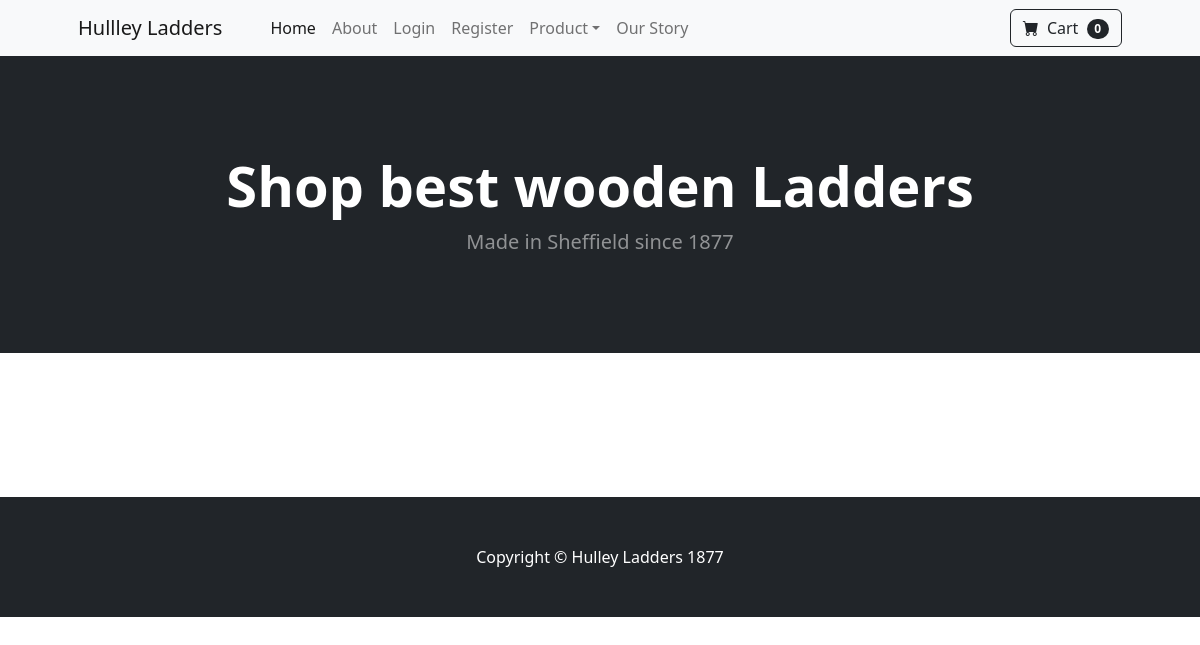
/, run on an earlier commit of the app's database.
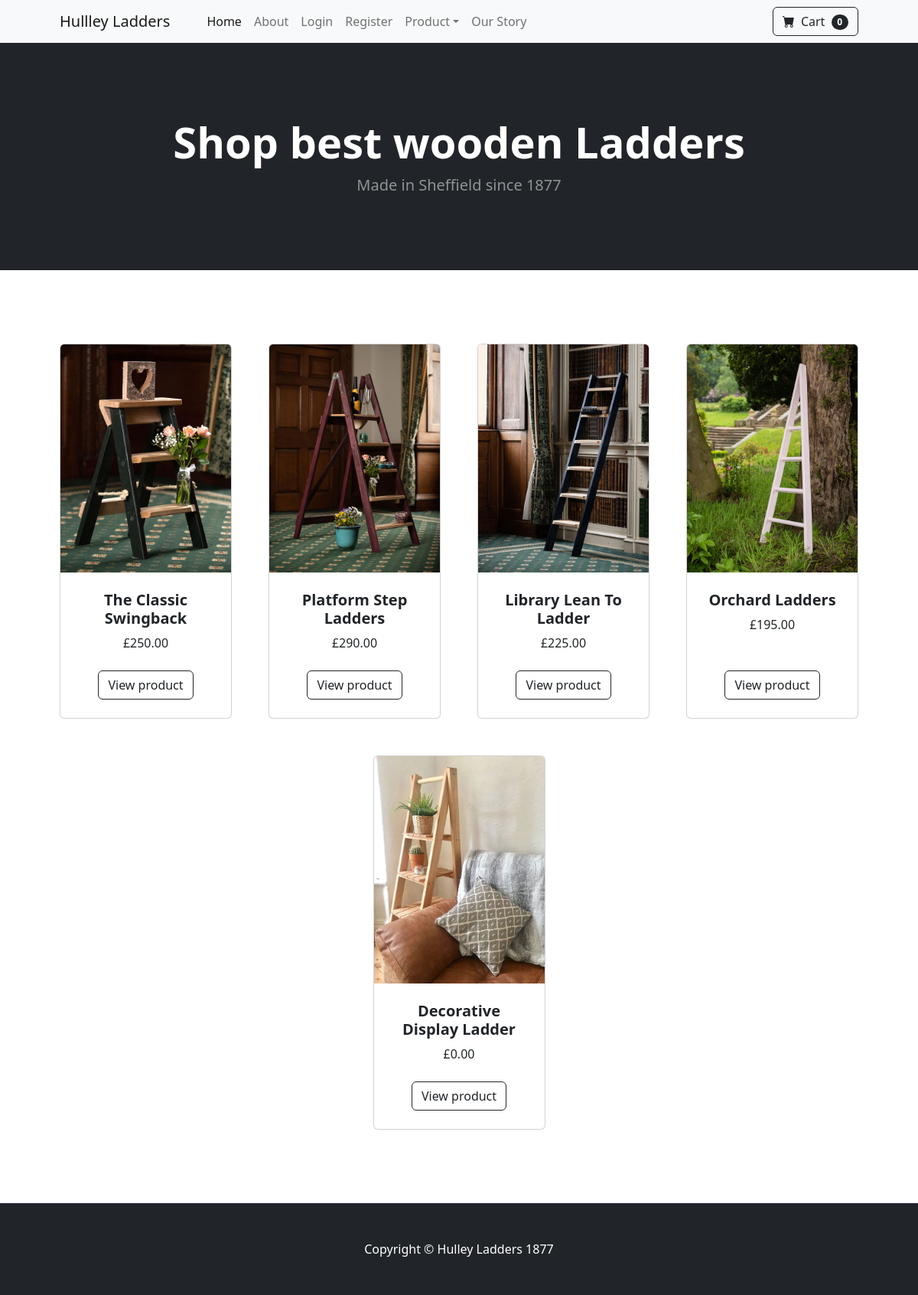
And on a later commit of the database.
### Products/models/product.py (models this page shows, shortened)
class Product(models.Model):
    name = models.CharField(max_length=100)
    slug = models.SlugField(max_length=100, blank=True, unique=True)
    category = models.ForeignKey(Category, on_delete=models.CASCADE, default=1)
    description = models.TextField(blank=True, null=True)
    base_price = models.DecimalField(default=0, max_digits=6, decimal_places=2)
    image = models.ImageField(upload_to='uploads/products/')
    available = models.BooleanField(default=True)

### Accounts/views/homeview.py (the view)
# urls.py: path('', HomePageView.as_view(), name="home"),
class HomePageView(ListView):
    model = Product
    template_name= "home.html"
    context_object_name = "products"
    def get_queryset(self):
        return Product.objects.filter(available=True)[:6]

### templates/home.html
{% extends 'base.html' %}
{% block content %}
<header class="bg-dark py-5">
    <div class="container px-4 px-lg-5 my-5">
        <div class="text-center text-white">
            <h1 class="display-4 fw-bolder">Shop best wooden Ladders</h1>
            <p class="lead fw-normal text-white-50 mb-0">Made in Sheffield since 1877</p>
        </div>
    </div>
</header>
<section class="py-5">
    <div class="container px-4 px-lg-5 mt-5">
        <div class="row gx-4 gx-lg-5 row-cols-2 row-cols-md-3 row-cols-xl-4 justify-content-center">
            {% for product in products %}
            <div class="col mb-5">
                <div class="card h-100">
                    <img class="card-img-top" src="{{product.image.url}}" alt="..." />
                    <div class="card-body p-4">
                        <div class="text-center">
                            <h5 class="fw-bolder">{{product.name}}</h5>
                            £{{product.base_price}}
                        </div>
                    </div>
                    <div class="card-footer p-4 pt-0 border-top-0 bg-transparent">
                        <div class="text-center"><a class="btn btn-outline-dark mt-auto"
                                href="{% url 'product' product.slug %}">View product</a>
                        </div>
                    </div>
                </div>
            </div>
            {% endfor %}
        </div>
    </div>
</section>
{% endblock %}

### templates/base.html (shortened to what this page needs)
{% load static %}
<!DOCTYPE html>
<html lang="en">
<head>
    <link href="https://cdn.jsdelivr.net/npm/bootstrap-icons@1.5.0/font/bootstrap-icons.css" rel="stylesheet" />
    <link href="{% static 'css/styles.css' %}" rel="stylesheet" />
</head>
<body>
    {% include 'navbar.html' %}
    {% block content %}
    {% endblock %}
    <footer class="py-5 bg-dark">
        <div class="container">
            <p class="m-0 text-center text-white">Copyright &copy; Hulley Ladders 1877</p>
        </div>
    </footer>
</body>
</html>

### templates/navbar.html (shortened to what this page needs)
<nav class="navbar navbar-expand-lg navbar-light bg-light">
    <div class="container px-4 px-lg-5">
        <a class="navbar-brand" href="#!">Hullley Ladders</a>
        <div class="collapse navbar-collapse" id="navbarSupportedContent">
            <ul class="navbar-nav me-auto mb-2 mb-lg-0 ms-lg-4">
                <li class="nav-item"><a class="nav-link active" aria-current="page" href="{% url 'home' %}">Home</a>
                </li>
                <li class="nav-item"><a class="nav-link" href="{% url 'about' %}">About</a></li>
                {% if user.is_authenticated %}
                <li class="nav-item"><a class="nav-link" href="#!">Logout</a></li>
                {% else %}
                <li class="nav-item"><a class="nav-link" href="{% url 'login' %}">Login</a></li>
                <li class="nav-item"><a class="nav-link" href="{% url 'register' %}">Register</a></li>
                {% endif %}
                <li class="nav-item dropdown">
                    <a class="nav-link dropdown-toggle" id="navbarDropdown" href="#" role="button"
                        data-bs-toggle="dropdown" aria-expanded="false">Product</a>
                </li>
                <li class="nav-item"><a class="nav-link" href="#!">Our Story</a></li>
            </ul>
            <form class="d-flex">
                <button class="btn btn-outline-dark" type="submit">
                    <i class="bi-cart-fill me-1"></i>
                    Cart
                    <span class="badge bg-dark text-white ms-1 rounded-pill">0</span>
                </button>
            </form>
        </div>
    </div>
</nav>

What changed in the data, as far as the page shows it:
added Product: image (picture), name "The Classic Swingback", base_price "250.00"
added Product: image (picture), name "Platform Step Ladders", base_price "290.00"
added Product: image (picture), name "Library Lean To Ladder", base_price "225.00"
added Product: image (picture), name "Orchard Ladders", base_price "195.00"
added Product: image (picture), name "Decorative Display Ladder", base_price "0.00"
